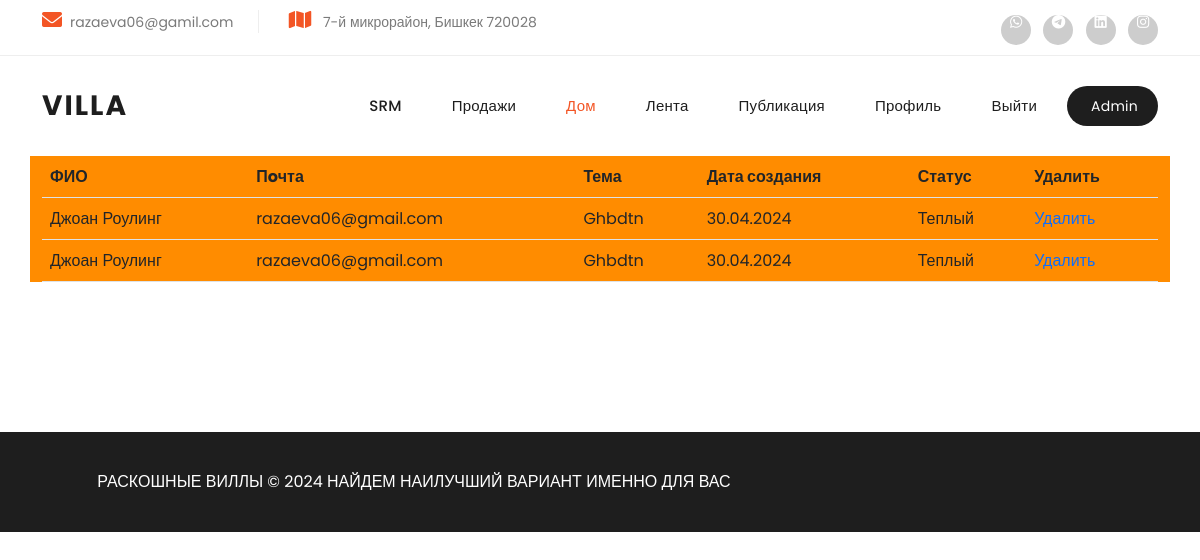
Page /lead_list/ (signed in) on the committed database.
### user/models.py (models this page shows, shortened)
class MyUser(AbstractBaseUser):
    username = models.CharField(
        max_length=123
    )
    email = models.EmailField(
        unique=True,
    )
    phone_number = models.CharField(
        max_length=13,
    )
    status = models.PositiveIntegerField(
        choices=(
            (1, 'Обычный пользователь'),
            (2, 'Менеджер'),
        ),
        default=1
    )
    created_date = models.DateTimeField(
        auto_now_add=True
    )
    is_admin = models.BooleanField(
        default=False
    )
    objects = MyUserManager()
    USERNAME_FIELD = 'email'
    REQUIRED_FIELDS = ['username', 'phone_number']
    def __str__(self):
        return self.username
    class Meta:
        verbose_name = 'Пользователь'
        verbose_name_plural = 'Пользователи'

### srm/models.py (models this page shows, shortened)
class Lead(models.Model):
    full_name = models.CharField(max_length=123)
    email = models.EmailField()
    subject_line = models.CharField(max_length=123, blank=True, null=True)
    message = models.TextField()
    status = models.PositiveIntegerField(
        choices=(
            (1, 'Теплый'),
            (2, 'Горячий'),
            (3, 'Мертвый'),
            (4, 'Другое')
        ),
        default=1
    )
    created_date = models.DateTimeField(auto_now_add=True)
    update_date = models.DateTimeField(auto_now=True)

### srm/views.py (the view)
# urls.py: path('lead_list/', views.lead_list_view, name='lead_list'),
@user_passes_test(lambda u: u.status == 2 or u.is_admin, login_url='/index/')
def lead_list_view(request):
    lead = Lead.objects.all().order_by('-id')
    return render(request, 'srm/lead_list.html', {'lead': lead})

### srm/templates/srm/lead_list.html
{% extends 'base.html' %}
{% load static %}
{% block content %}
<body>
{% if request.user.status == 2 or request.user.is_admin == True %}
<div class="container" style="background-color: darkorange;">
<table class="table">
  <thead class="thead-dark">
    <tr>
      <th scope="col">ФИО</th>
      <th scope="col">Пoчта</th>
      <th scope="col">Тема</th>
      <th scope="col">Дата создания</th>
      <th scope="col">Статус</th>
      <th scope="col">Удалить</th>
    </tr>
  </thead>
  {% for lead in lead %}
  <tbody>
    <tr>
      <td>{{ lead.full_name }}</td>
      <td>{{ lead.email }}</td>
      <td>{{ lead.subject_line }}</td>
      <td>{{ lead.created_date | date:"d.m.Y" }}</td>
      <td>{{ lead.get_status_display }}</td>
      <td><a href="{% url 'lead_delete' lead.id %}">Удалить</a> </td>
    </tr>
  </tbody>
  {% endfor %}
</table>
  </div>
{% endif %}
</body>
{% endblock %}

### app/templates/base.html (shortened to what this page needs)
{% load static %}
<html lang="en">
 <head>
    <link href="{% static 'vendor/bootstrap/css/bootstrap.min.css' %}" rel="stylesheet">
    <link rel="stylesheet" href="{% static 'assets/css/fontawesome.css' %}">
    <link rel="stylesheet" href="{% static 'assets/css/templatemo-villa-agency.css' %}">
    <link rel="stylesheet" href="{% static 'assets/css/owl.css' %}">
    <link rel="stylesheet" href="{% static 'assets/css/animate.css' %}">
    <link rel="stylesheet"href="https://unpkg.com/swiper@7/swiper-bundle.min.css"/>
  </head>
  <body>
    <div class="sub-header">
    <div class="container">
      <div class="row">
        <div class="col-lg-8 col-md-8">
          <ul class="info">
            <li><i class="fa fa-envelope"></i><a>razaeva06@gamil.com</a></li>
            <li><i class="fa fa-map"></i> 7-й микрорайон, Бишкек 720028</li>
          </ul>
        </div>
        <div class="col-lg-4 col-md-4">
          <ul class="social-links">
            <li><a href="https://api.whatsapp.com/send?phone=996771090946"><i class="fab fa-whatsapp"></i></a></li>
            <li><a href="https://t.me/phoeeniixxx" target="_blank"><i class="fab fa-telegram"></i></a></li>
            <li><a href="https://www.linkedin.com/in/%D0%B4%D0%B8%D0%BB%D0%B4%D0%B5-%D1%80%D0%B0%D0%B7%D0%B0%D0%B5%D0%B2%D0%B0-95b466297?utm_source=share&utm_campaign=share_via&utm_content=profile&utm_medium=ios_app"><i class="fab fa-linkedin"></i></a></li>
            <li><a href="https://www.instagram.com/_1razaeva_/?next=%2F"><i class="fab fa-instagram"></i></a></li>
          </ul>
        </div>
      </div>
    </div>
  </div>
  <header class="header-area header-sticky">
    <div class="container">
        <div class="row">
            <div class="col-12">
                <nav class="main-nav">
                    <a href="{% url 'index' %}" class="logo">
                        <h1>Villa</h1>
                    </a>
                    <ul class="nav">
                        {% if request.user.status == 2 or request.user.is_admin == True %}
                      <li><a href="{% url 'lead_list' %}">SRM</a></li>
                      <li><a href="{% url 'order_list' %}">Продажи</a></li>
                        {% endif %}
                      <li><a href="{% url 'index' %}" class="active">Дом</a></li>
                      <li><a href="{% url 'house_list' %}">Лента</a></li>
                      <li><a href="{% url 'house_detail' 1 %}">Публикация</a></li>
                      <li><a href="{% url 'profile' %}">Профиль</a></li>
                        {% if request.user.is_authenticated %}
                      <li><a href="{% url 'logout' %}"></i> Выйти</a></li>
                      <li><a href="#"></i>&nbsp;&nbsp;&nbsp;&nbsp;&nbsp; {{ request.user }}</a></li>
                        {% else %}
                      <li><a href="{% url 'register' %}"></i>Регистрация</a></li>
                      <li><a href="{% url 'login' %}"></i>&nbsp;&nbsp;&nbsp;&nbsp;&nbsp; Войти</a></li>
                        {% endif %}
                  </ul>
                </nav>
            </div>
        </div>
    </div>
  </header>
 {% block content %}
 {% endblock %}
  <footer>
    <div class="container">
      <div class="col-lg-8">
        <p>РАСКОШНЫЕ ВИЛЛЫ © 2024 НАЙДЕМ НАИЛУЧШИЙ ВАРИАНТ ИМЕННО ДЛЯ ВАС
      </div>
    </div>
  </footer>
  </body>
</html>

### static/assets/css/templatemo-villa-agency.css (style rules this page uses)
html, body, div, span, applet, object, iframe, h1, h2, h3, h4, h5, h6, p, blockquote, div pre, a, abbr, acronym, address, big, cite, code, del, dfn, em, font, img, ins, kbd, q, s, samp, small, strike, strong, sub, sup, tt, var, b, u, i, center, dl, dt, dd, ol, ul, li, figure, header, nav, section, article, aside, footer, figcaption { margin: 0; padding: 0; border: 0; outline: 0; }
ul, li { padding: 0; margin: 0; list-style: none; }
header, nav, section, article, aside, footer, hgroup { display: block; }
* { box-sizing: border-box; }
html, body { font-family: 'Poppins', sans-serif; -ms-text-size-adjust: 100%; -webkit-font-smoothing: antialiased; -moz-osx-font-smoothing: grayscale; }
a { text-decoration: none !important; }
h1, h2, h3, h4, h5, h6 { color: #1e1e1e; margin-top: 0px; margin-bottom: 0px; font-weight: 700; }
ul { margin-bottom: 0px; }
p { font-size: 14px; line-height: 28px; color: #4a4a4a; }
html, body { font-family: 'Poppins', sans-serif; }
.sub-header { background-color: #fff; padding: 10px 0px; border-bottom: 1px solid #eee; }
.sub-header ul li { display: inline-block; }
.sub-header ul.social-links { text-align: right; }
.sub-header ul.social-links li { margin-left: 8px; }
.sub-header ul.social-links li a { display: inline-block; width: 30px; height: 30px; background-color: #cdcdcd; border-radius: 50%; text-align: center; line-height: 30px; color: #fff; font-size: 14px; transition: all .3s; }
.sub-header ul.info li { font-size: 14px; color: #7a7a7a; border-right: 1px solid #eee; margin-right: 25px; padding-right: 25px; }
.sub-header ul.info li:last-child { margin-right: 0px; padding-right: 0px; border-right: none; }
.sub-header ul.info li i { font-size: 20px; color: #f35525; margin-right: 8px; }
.header-area { position: relative; background-color: #fff; height: 100px; z-index: 100; -webkit-transition: all .5s ease 0s; -moz-transition: all .5s ease 0s; -o-transition: all .5s ease 0s; transition: all .5s ease 0s; }
.header-area .main-nav { background: transparent; display: flex; }
.header-area .main-nav .logo { -webkit-transition: all 0.3s ease 0s; -moz-transition: all 0.3s ease 0s; -o-transition: all 0.3s ease 0s; transition: all 0.3s ease 0s; display: inline-block; }
.header-area .main-nav .logo h1 { line-height: 100px; font-size: 28px; text-transform: uppercase; color: #1e1e1e; font-weight: 700; letter-spacing: 2px; }
.header-area .main-nav ul.nav { flex-basis: 100%; margin-top: 30px; justify-content: right; -webkit-transition: all 0.3s ease 0s; -moz-transition: all 0.3s ease 0s; -o-transition: all 0.3s ease 0s; transition: all 0.3s ease 0s; position: relative; z-index: 999; }
.header-area .main-nav .nav li:last-child { padding-right: 0px; }
.header-area .main-nav .nav li { padding-left: 10px; padding-right: 10px; height: 100px; line-height: 100px; }
.header-area .main-nav .nav li a { display: block; padding-left: 20px; padding-right: 20px; font-weight: 500; font-size: 15px; height: 40px; line-height: 40px; text-transform: capitalize; color: #1e1e1e; -webkit-transition: all 0.4s ease 0s; -moz-transition: all 0.4s ease 0s; -o-transition: all 0.4s ease 0s; transition: all 0.4s ease 0s; border: transparent; letter-spacing: .25px; }
.header-area .main-nav .nav li:last-child a { background-color: #1e1e1e; color: #fff; font-size: 14px; font-weight: 400; text-transform: none; border-radius: 20px; padding-left: 0px; }
.header-area .main-nav .nav li a.active { color: #f35525; }
@media (max-width: 1200px) { .header-area .main-nav .nav li { padding-left: 5px; padding-right: 5px; } }
footer { margin-top: 150px; background-color: #1e1e1e; min-height: 100px; }
footer p { text-align: center; line-height: 100px; color: #fff; font-size: 16px; font-weight: 400; }
body { overflow-x: hidden; }

### rows in the picture
MyUser: user "Admin"
Lead: full_name "Джоан Роулинг", email "razaeva06@gmail.com", subject_line "Ghbdtn", created_date "30.04.2024", status "Теплый"
Lead: full_name "Джоан Роулинг", email "razaeva06@gmail.com", subject_line "Ghbdtn", created_date "30.04.2024", status "Теплый"
